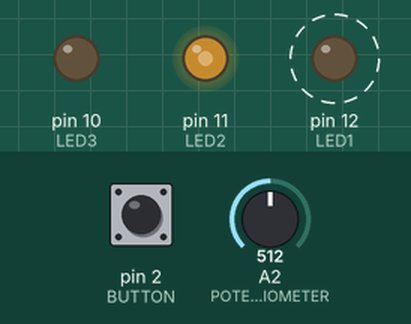
Simulated run of this program. Board: Arduino Uno, built with avr-gcc and run on an emulated ATmega328P. Parts: output pins drawn as LEDs (lit = HIGH). Dashed ring = blinking. The inputs (shaded band) are chosen by the test bench; at power-on: A2 (POTENTIOMETER) = 512, pin 2 (BUTTON) HIGH.

Above: at 1.2 s.
1.3 s: A2 (POTENTIOMETER) set to 716
At 1.9 s:
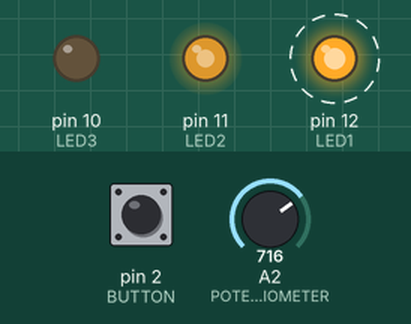
4.3 s: pin 2 (BUTTON) pulled LOW for 0.15 s
At 4.37 s:
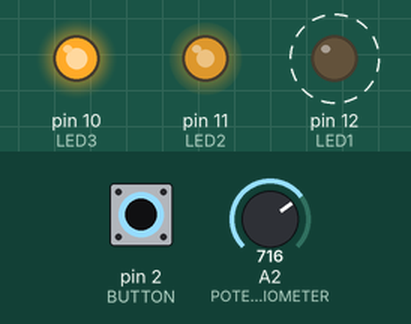
7.3 s: A2 (POTENTIOMETER) set to 900
At 7.75 s:
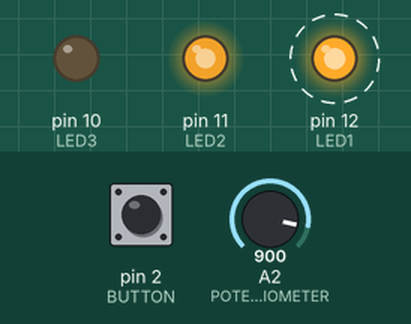
10.3 s: pin 2 (BUTTON) pulled LOW for 1 s
At 10.9 s:
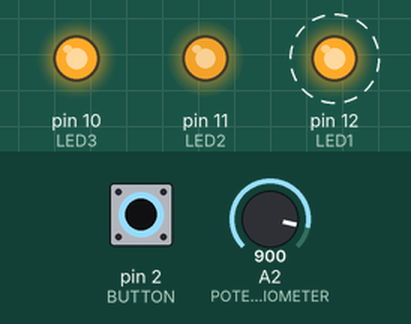
13.3 s: A2 (POTENTIOMETER) set to 122
At 13.75 s:
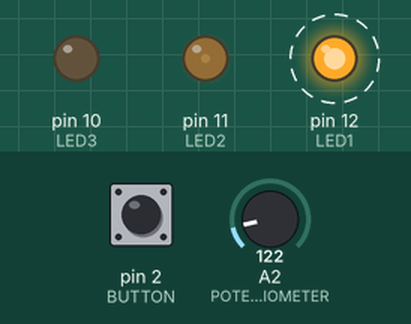
16.3 s: pin 2 (BUTTON) pulled LOW for 0.15 s
At 16.37 s:
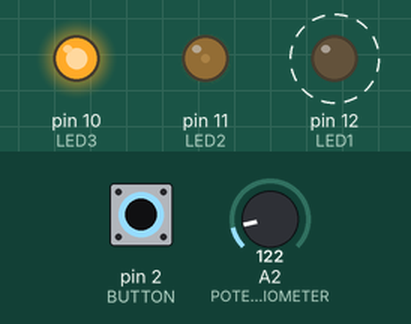
Timing chart, 0 to 20.3 s (numbered marks = the images above; inputs shaded):
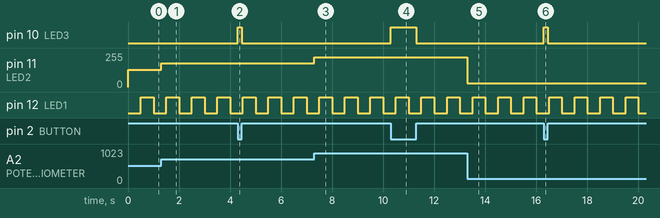

The program:

main.cpp
```cpp
#include <Arduino.h>

#define POTENTIOMETER A2
#define BUTTON 2

#define LED1 12
#define LED2 11
#define LED3 10

unsigned long previousTimeLED1Blink = millis();
unsigned long blinkDelay = 500;

int LED1State = LOW;

void setup()
{
  Serial.begin(9600);
  Serial.setTimeout(10);

  pinMode(POTENTIOMETER, INPUT);
  pinMode(BUTTON, INPUT);

  pinMode(LED1, OUTPUT);
  pinMode(LED2, OUTPUT);
  pinMode(LED3, OUTPUT);
}

void loop()
{
  // set LED1 blink rate to serial monitor input
  if (Serial.available() > 0)
  {
    int data = Serial.parseInt();
    if ((data >= 100) && (data <= 1000))
    {
      blinkDelay = data;
    }
  }
  unsigned long timeNow = millis();
  if (timeNow - previousTimeLED1Blink > blinkDelay)
  {
    // sets LEDState to HIGH after the initial function
    if (LED1State == LOW)
    {
      LED1State = HIGH;
    }
    else
    {
      LED1State = LOW;
    }
    digitalWrite(LED1, LED1State);
    previousTimeLED1Blink += blinkDelay;
  }

  // set LED2 brightness from potentiometer
  int potentiometerValue = analogRead(POTENTIOMETER);
  int LED2Brightness = potentiometerValue / 4;

  analogWrite(LED2, LED2Brightness);

  // power on LED3 when button is pressed
  if (digitalRead(BUTTON) == LOW)
  {
    digitalWrite(LED3, HIGH);
  }
  else
  {
    digitalWrite(LED3, LOW);
  }
}
```

Measured:
- after the input at 1.3 s, pin 11 (LED2): 128/255 → 179/255 at once
- after the input at 4.3 s, pin 10 (LED3): LOW → HIGH at once, → LOW 0.15 s later
- after the input at 7.3 s, pin 11 (LED2): 179/255 → 225/255 at once
- after the input at 10.3 s, pin 10 (LED3): LOW → HIGH at once, → LOW 1.0 s later
- after the input at 13.3 s, pin 11 (LED2): 225/255 → 30/255 at once
- after the input at 16.3 s, pin 10 (LED3): LOW → HIGH at once, → LOW 0.15 s later
- by itself, pin 12 (LED1): alternates HIGH for 0.50 s and LOW for 0.50 s
